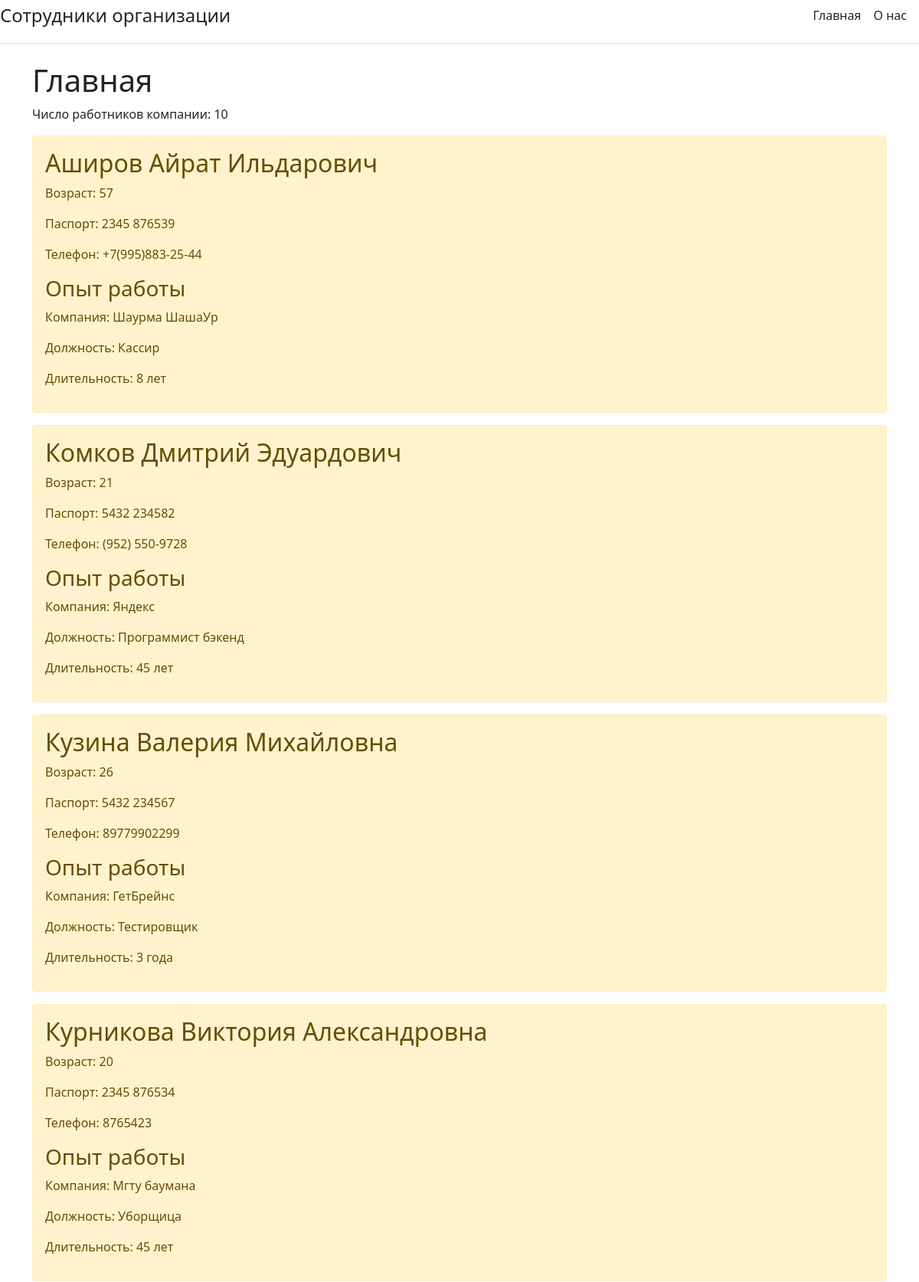
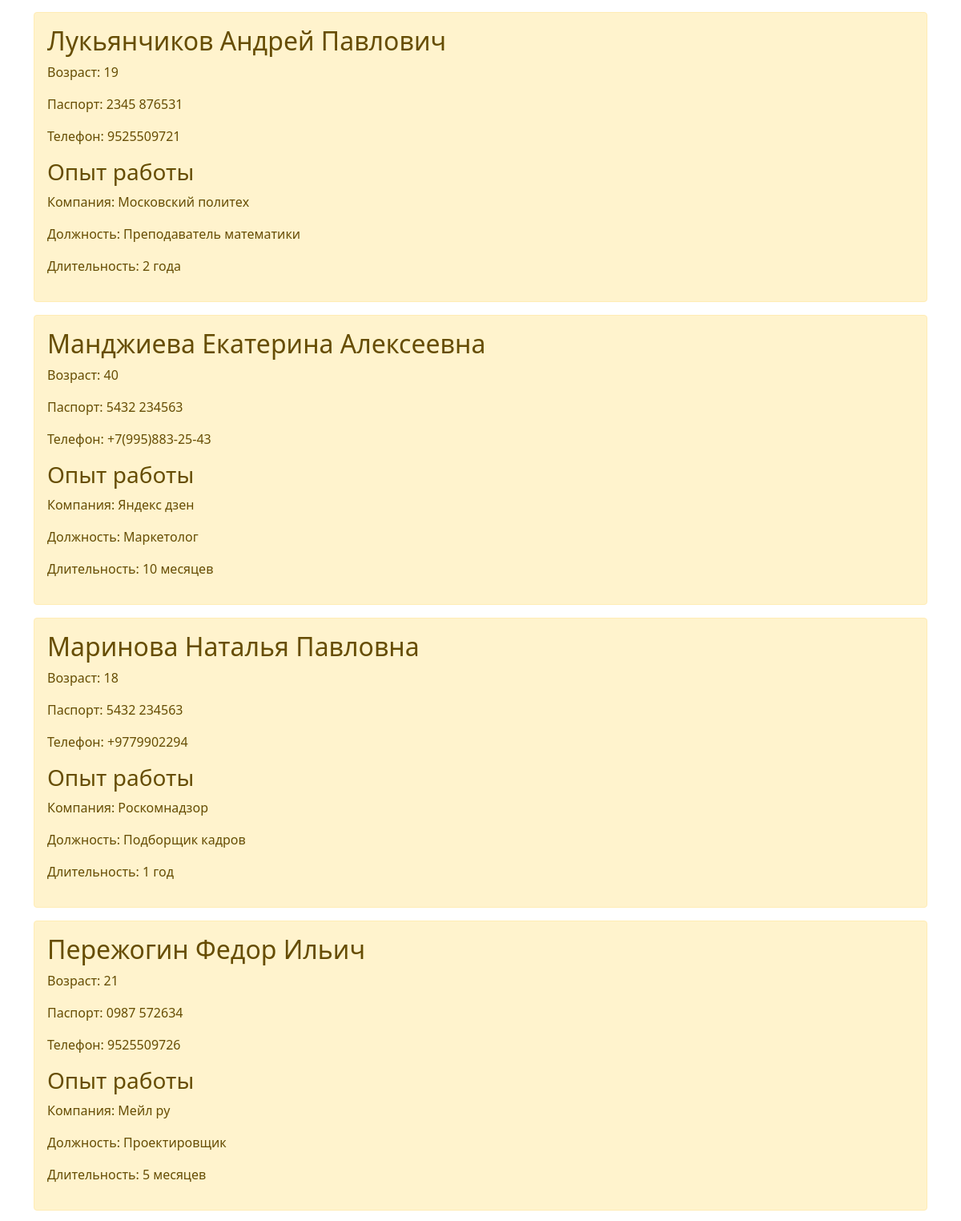
The page / (upper part) on the database its author committed (2 pictures, top to bottom).
### main/models.py (models this page shows, shortened)
class Workers(models.Model):
    position_id = models.ForeignKey(Positions, verbose_name='Название должности', related_name='employee',
                                    on_delete=models.CASCADE)
    surname = models.CharField('Фамилия', max_length=100)
    name = models.CharField('Имя', max_length=60)
    middle_name = models.CharField('Отчество', max_length=100)
    class Meta:
        verbose_name = "Сотрудник"
        verbose_name_plural = 'Сотрудники'

class PersonInfo(models.Model):
    worker_id = models.ForeignKey(Workers, verbose_name='Работник', related_name='information',
                                  on_delete=models.CASCADE)
    age = models.IntegerField(default=0)
    passport = models.CharField('Паспорт', max_length=20)
    phone = models.CharField('Телефон', max_length=30)
    class Meta:
        verbose_name = "Личная информация"
        verbose_name_plural = "Личная информация"

class Experience(models.Model):
    worker_id = models.ForeignKey(Workers, verbose_name='Работник', related_name='exp',
                                  on_delete=models.CASCADE)
    company = models.CharField('Работодатель', max_length=100)
    post = models.CharField('Должность', max_length=30)
    duration = models.CharField('Длительность', max_length=30)
    class Meta:
        verbose_name = "Опыт работы"
        verbose_name_plural = "Опыт работы"

### main/views.py (the view)
# urls.py: path('', views.index, name="main"),
def index(request):
    workersall = Workers.objects.order_by('surname')
    workerscount = Workers.objects.count()
    return render(request, 'main/index.html', {'title': 'Главная страница сайта', 'workersall': workersall,
                                               'workerscount': workerscount})

### main/templates/main/index.html (shortened to what this page needs)
{% extends 'main/base.html' %}
{% block content %}
    <h1>Главная</h1>
    <p>Число работников компании: {{ workerscount }} {{ get_queryset }} </p>
    <div>
        {% for el in workersall %}
        <div class="alert alert-warning mt-2 worker_item">
            <h2>{{ el.surname }} {{ el.name }} {{  el.middle_name }}</h2>
        {% with el.information.all as ph %}
            {% for info in ph %}
            <p>Возраст: {{ info.age }}</p>
            <p>Паспорт: {{ info.passport }}</p>
            <p>Телефон: {{ info.phone }}</p>
        {% endfor %}
        {% endwith %}
        {% with el.exp.all as ph%}
        {% for exper in ph %}
            <h3>Опыт работы</h3>
            <p>Компания: {{ exper.company }} </p>
            <p>Должность: {{ exper.post }} </p>
            <p>Длительность: {{ exper.duration }} </p></div>
        {% endfor %}
        {% endwith %}
        {% endfor %}
    </div>
{% endblock %}

### rows shown on the page
Workers: surname "Аширов", name "Айрат", middle_name "Ильдарович"
PersonInfo: age "57", passport "2345 876539", phone "+7(995)883-25-44"
Experience: company "Шаурма ШашаУр", post "Кассир", duration "8 лет"
Workers: surname "Комков", name "Дмитрий", middle_name "Эдуардович"
PersonInfo: age "21", passport "5432 234582", phone "(952) 550-9728"
Experience: company "Яндекс", post "Программист бэкенд", duration "45 лет"
Workers: surname "Кузина", name "Валерия", middle_name "Михайловна"
PersonInfo: age "26", passport "5432 234567", phone "89779902299"
Experience: company "ГетБрейнс", post "Тестировщик", duration "3 года"
Workers: surname "Курникова", name "Виктория", middle_name "Александровна"
PersonInfo: age "20", passport "2345 876534", phone "8765423"
Experience: company "Мгту баумана", post "Уборщица", duration "45 лет"
Workers: surname "Лукьянчиков", name "Андрей", middle_name "Павлович"
PersonInfo: age "19", passport "2345 876531", phone "9525509721"
Experience: company "Московский политех", post "Преподаватель математики", duration "2 года"
Workers: surname "Манджиева", name "Екатерина", middle_name "Алексеевна"
PersonInfo: age "40", passport "5432 234563", phone "+7(995)883-25-43"
Experience: company "Яндекс дзен", post "Маркетолог", duration "10 месяцев"
Workers: surname "Маринова", name "Наталья", middle_name "Павловна"
PersonInfo: age "18", passport "5432 234563", phone "+9779902294"
Experience: company "Роскомнадзор", post "Подборщик кадров", duration "1 год"
Workers: surname "Пережогин", name "Федор", middle_name "Ильич"
PersonInfo: age "21", passport "0987 572634", phone "9525509726"
Experience: company "Мейл ру", post "Проектировщик", duration "5 месяцев"

### other values the page prints
{{ workerscount }} "10"
